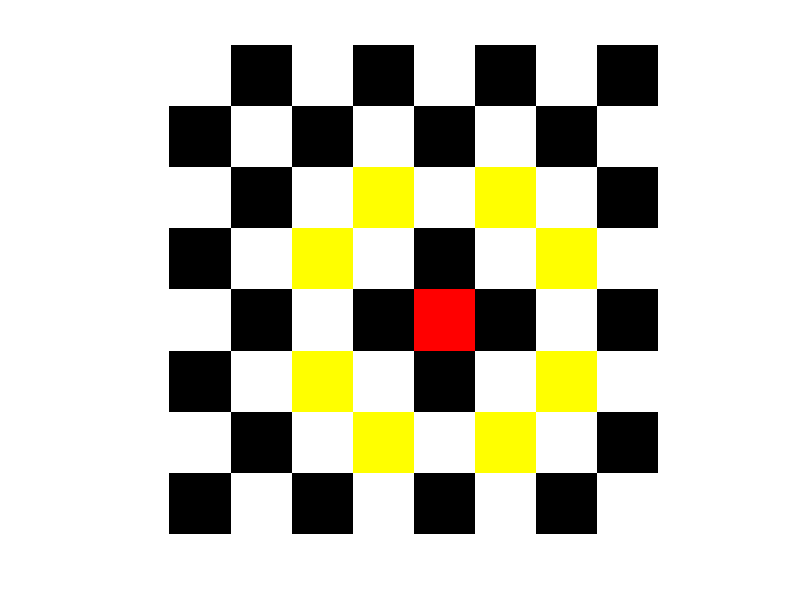

Source code (MATLAB):
%Lab 10 B: Knight's Moves
clc;clear;
img=uint8(zeros(800,800,3));
[h,w,c]=size(img);
row = input('Enter the row the knight is on: ');
col = input('Enter the column the knight is on: ');
row = row*100-99;
col = col*100-99;

count = 1;
for ii=1:100:800
    for jj=1:100:800
        if count==1
            img(ii:ii+99,jj:jj+99,:)=255;
            count=0;
        else
            img(ii:ii+99,jj:jj+99,:)=0;
            count=1;
        end
        if (abs(row-ii)==200 && abs(col-jj)==100) || (abs(row-ii)==100 && abs(col-jj)==200)
            img(ii:ii+99,jj:jj+99,1:2)=255;
            img(ii:ii+99,jj:jj+99,3)=0;
        end
    end
    if count==1
        count = 0;
    else
        count=1;
    end
end

img(row:row+99,col:col+99,1)=255;
img(row:row+99,col:col+99,2:3)=0;

imshow(img)